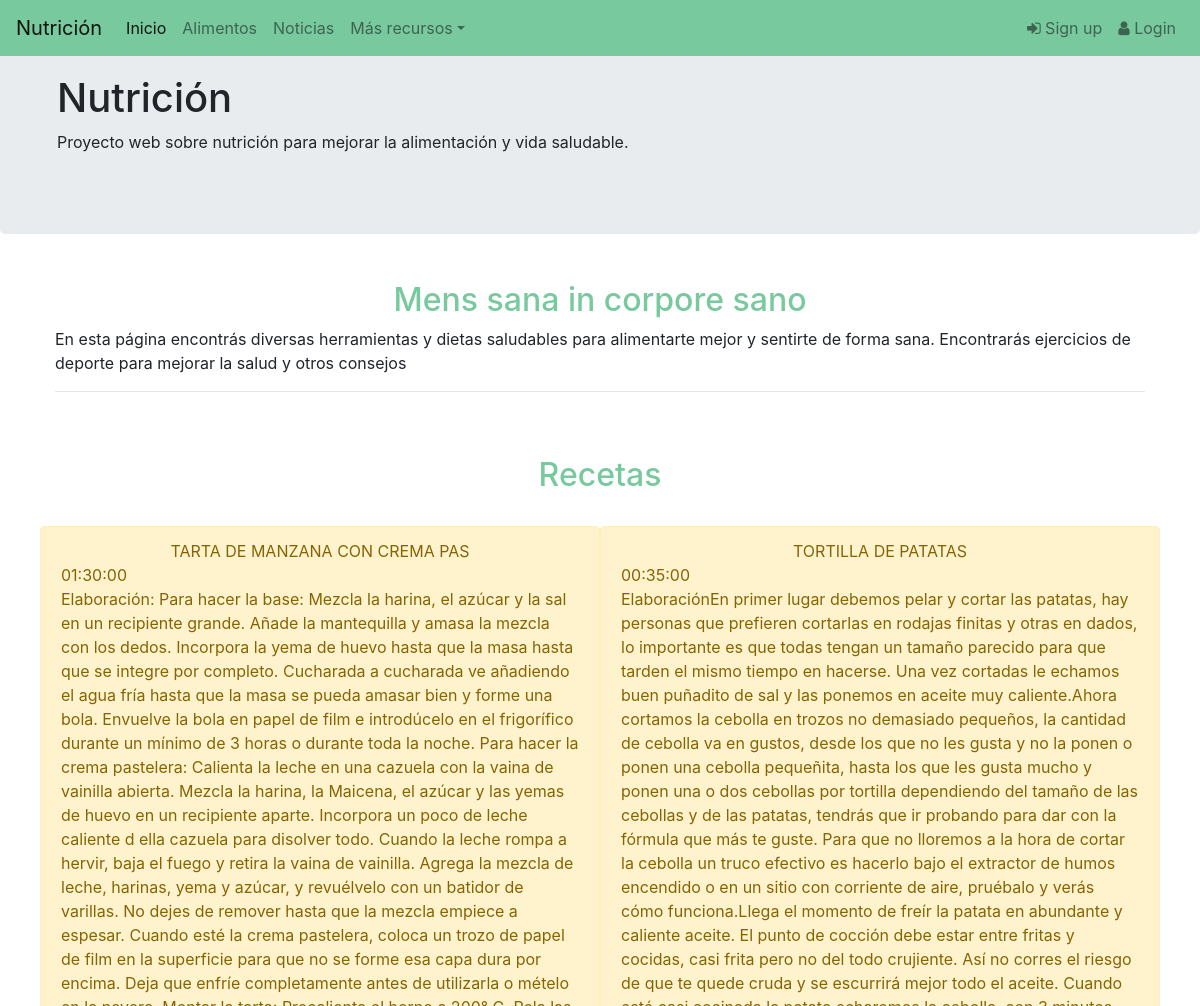
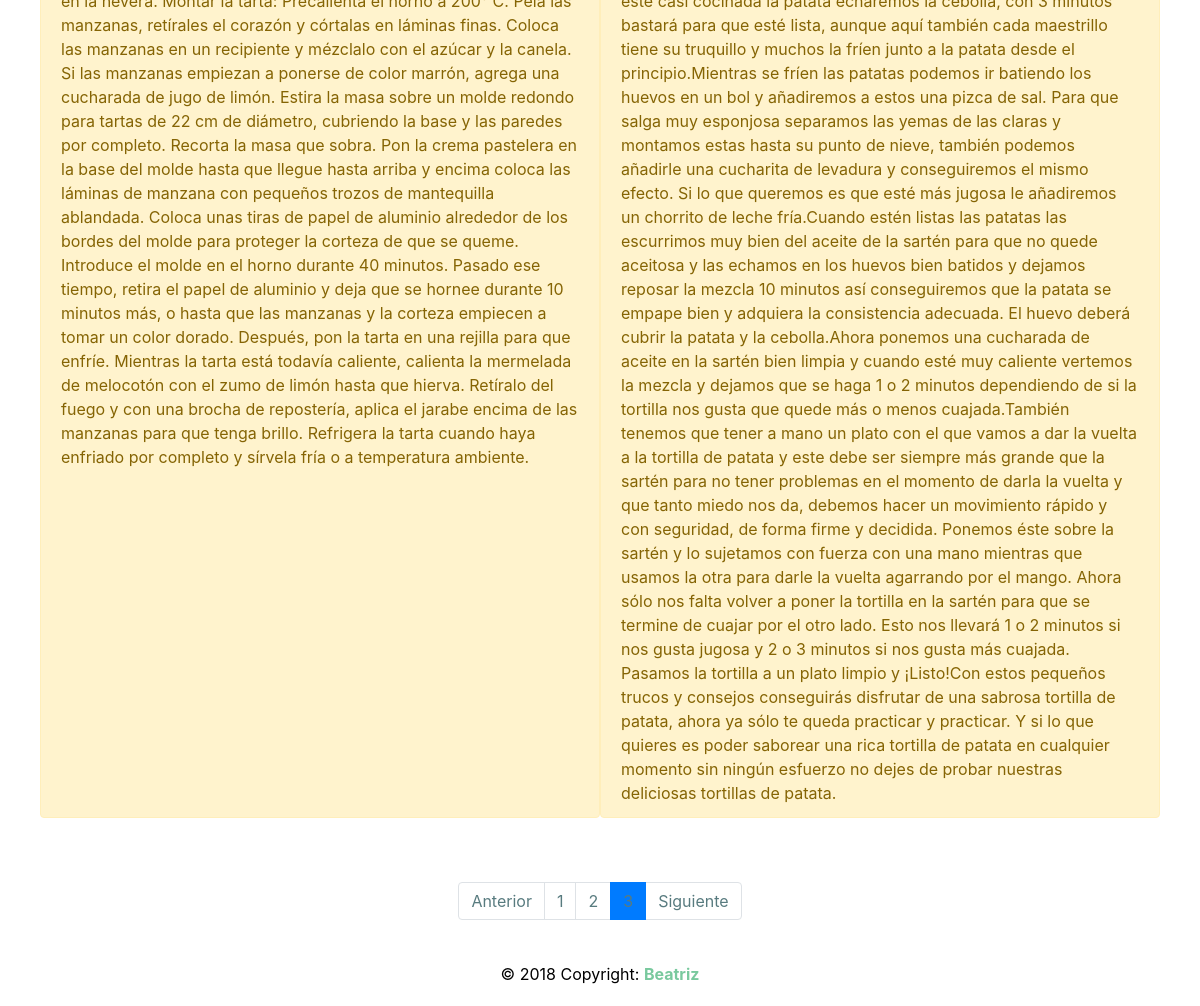
The app's page /recetas.php?pagina=3 with its own data (2 pictures, top to bottom).
### tables this page shows
CREATE TABLE `receta` (
  `idReceta` int(8) NOT NULL,
  `nombre` varchar(30) NOT NULL,
  `descripcion` text NOT NULL,
  `tiempo` time DEFAULT NULL
);

### recetas.php (the view, shortened to what this page needs)
<?php
    include_once 'libs/conexion.php';
    $sql_leer = 'SELECT * FROM receta order by nombre';
    $gsent = $pdo -> prepare($sql_leer);
    $gsent->execute();
    $resultado = $gsent->fetchAll();
    $datosPagina = 4;
    $totalDatosBD = $gsent->rowCount();
    $paginasTotal = ceil($totalDatosBD/ $datosPagina);
    $pagina=false;
    if (isset($_GET["pagina"])){
	    $pagina = $_GET["pagina"];
    }
    if(!$pagina){
        $iniciar =0;
        $pagina=1;
    } else{
        $iniciar = ($pagina-1) * $datosPagina;
    }
    $sql_muestroReceta = 'SELECT * FROM receta order by nombre Limit :iniciar , :numRecetas';
    $muestroRecetas= $pdo->prepare($sql_muestroReceta);
    $muestroRecetas->bindParam(':iniciar', $iniciar, PDO::PARAM_INT);
    $muestroRecetas->bindParam(':numRecetas', $datosPagina, PDO::PARAM_INT);
    $muestroRecetas->execute();
    $resultado_recetas = $muestroRecetas->fetchAll();
?>
<!DOCTYPE html>
<html>
<head>
    <link rel="stylesheet" type="text/css" media="screen" href="css/style.css" />
	<link rel="stylesheet" href="https://maxcdn.bootstrapcdn.com/bootstrap/4.1.3/css/bootstrap.min.css">
	<link href="//maxcdn.bootstrapcdn.com/font-awesome/4.7.0/css/font-awesome.min.css" rel="stylesheet">
</head>
<body>
    <?php
        if (isset($_SESSION['usuario'])) :
            require_once "libs/navbarLogueado.php";
        else:
            require_once "libs/navbar.php";
        endif;
    ?>
  	<div class="jumbotron">
  	<div class="container">
	    <h1>Nutrición</h1>
	    <p>Proyecto web sobre nutrición para mejorar la alimentación y vida saludable.</p>
	  	</div>
	</div>
    <header>
	</header>
		<div class="container mx-auto">
		<main id="centerMain">
			<h2 class="titulo col-12 text-center">Mens sana in corpore sano</h2>
			<p>En esta página encontrás diversas herramientas y dietas saludables para alimentarte mejor y sentirte de forma sana.
			Encontrarás ejercicios de deporte para mejorar la salud y otros consejos </p>
			<hr>
            <br>
        <br>
	    <div class="row">
	      <div class="col-lg-12 text-center">
	        <h2 class="titulo">Recetas</h2>
	        <br />
          </div>
	        <?php foreach ($resultado_recetas as $dato) :  ?>
            <div class=" alert alert-warning col-lg-6 col-md-4 col-xs-6 ">
                <div class="text-center text-uppercase">
                    <?php echo $dato['nombre']."<br>" ?>
                </div>
                <div text-justify>
                    <?php echo $dato['tiempo']."<br>" ?>
                    <?php echo $dato['descripcion']."<br>" ?>
                </div>
            </div>
                <?php endforeach ?>
        </div>
	      <br>
			<br>
			<ul class="pagination justify-content-center">
		    <li class="page-item <?= $_GET['pagina']<=1 ? 'disabled':''?>"><a class="page-link" href="recetas.php?pagina=<?=$_GET['pagina']-1 ?>">Anterior</a></li>
		    <?php for($i=1; $i<=$paginasTotal; $i++): ?>
            <li class="page-item <?= $_GET['pagina']==$i ? 'active':''?>"><a class="page-link" href="recetas.php?pagina=<?=$i?>"><?=$i?></a></li>
            <?php endfor ?>
		    <li class="page-item <?= $_GET['pagina']>=$paginas ? 'disabled':''?>"><a class="page-link" href="recetas.php?pagina=<?=$_GET['pagina']+1 ?>">Siguiente</a></li>
		  </ul>
		</main>
		<footer class="page-footer font-small blue">
		  <div class="footer text-center py-3">© 2018 Copyright:
		    <a href="https://github.com/BeatrizPR"> Beatriz</a>
		  </div>
		</footer>
	</div>
</body>
</html>

### css/style.css (style rules this page uses)
* { margin: 0px; padding: 0px; }
.container { margin: 10px !important; }
header, footer { height:50px; }
.titulo { color: #79c99e; }
#centerMain { margin-top:-5%; }
main { padding:10px; position: relative; }
.page-link { color: #587b7f !important; }
.footer { position: relative; left: 0; bottom: 0; width: 100%; color: black; text-align: center; }
.footer a { color: #79c99e; font-weight: bold; }

### records on screen
receta: nombre "TARTA DE MANZANA CON CREMA PAS", tiempo "01:30:00", descripcion "Elaboración: Para hacer la base: Mezcla la harina, el azúcar y la sal en un recipiente grande. Añade la mantequilla y amasa la mezcla con los dedos. Incorpora la yema de huevo hasta que la masa hasta que se integre por completo. Cucharada a cucharada ve añadiendo el agua fría hasta que la masa se pueda amasar bien y forme una bola. Envuelve la bola en papel de film e introdúcelo en el frigorífico durante un mínimo de 3 horas o durante toda la noche. Para hacer la crema pastelera: Calienta la leche en una cazuela con la vaina de vainilla abierta. Mezcla la harina, la Maicena, el azúcar y las yemas de huevo en un recipiente aparte. Incorpora un poco de leche caliente d ella cazuela para…"
receta: nombre "TORTILLA DE PATATAS", tiempo "00:35:00", descripcion "ElaboraciónEn primer lugar debemos pelar y cortar las patatas, hay personas que prefieren cortarlas en rodajas finitas y otras en dados, lo importante es que todas tengan un tamaño parecido para que tarden el mismo tiempo en hacerse. Una vez cortadas le echamos buen puñadito de sal y las ponemos en aceite muy caliente.Ahora cortamos la cebolla en trozos no demasiado pequeños, la cantidad de cebolla va en gustos, desde los que no les gusta y no la ponen o ponen una cebolla pequeñita, hasta los que les gusta mucho y ponen una o dos cebollas por tortilla dependiendo del tamaño de las cebollas y de las patatas, tendrás que ir probando para dar con la fórmula que más te guste. Para que no…"
